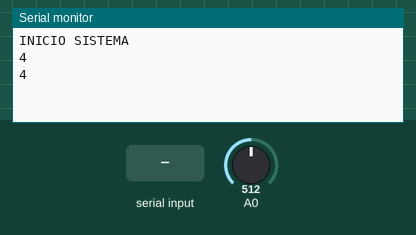
Simulated run of this sketch. Board: Arduino Uno, built with avr-gcc and run on an emulated ATmega328P. On the bench: the last lines printed to the serial monitor. The inputs (shaded band) are chosen by the test bench; at power-on: A0 = 512. The board resets itself during the run and starts again.

Above: at 1.8 s.
1.9 s: "ok" received over Serial
4.5 s: "1" received over Serial
7.7 s: A0 set to 716
At 9.0 s:
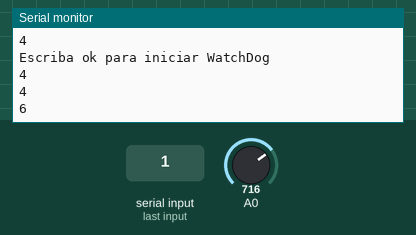
9.2 s: "ok" received over Serial
11.7 s: A0 set to 900
At 13.1 s:
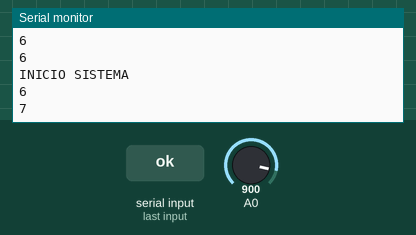
Timing chart, 0 to 14.2 s (numbered marks = the images above; inputs shaded):
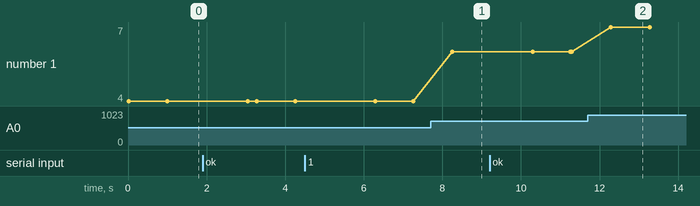

Measured:
- after the input at 7.7 s, the serial monitor: prints a new line after 0.56 s (image 1)
- after the input at 11.7 s, the serial monitor: prints a new line after 0.58 s (image 2)
- plotted number 1: 4 → 6 after the input at 7.7 s, 6 → 7 after the input at 11.7 s

The sketch:

Deber9.ino
```cpp
/*
  Edison Picuasi
  Sistemas Embebidos

  Deber 9

  Realice un programa que mediante un conversor análogo-digital se
  configure el tiempo de reinicio del perro guardián (tiempos seleccionados
  por el usuario).
  Envíe mensajes por comunicación serial validando todo el proceso.

*/
#include <avr/wdt.h>  //incluir libreria de WatchDog
int cad, rango; //variables de lectura y conversion del CAD
String confirmacion = ""; //variable de confirmacion
void setup() {
  Serial.begin(9600); //Inicializar Comunicacion Serial
  wdt_disable();  //Desahibiltar WatchDog
  Serial.println("INICIO SISTEMA"); //Imprimir mensaje
}

void loop() {
  cad = analogRead(A0); //Realiza lectura del CAD
  rango = map(cad, 0, 1023, 0, 9);  //Conversion del Valor de CAD
  Serial.println(rango);  //Imprime mensaje
  delay(1000);  //Retarda la lectura del CAD
  if (Serial.available() > 0) { //Verifica si existe un valor en CX Serial
    confirmacion = Serial.readString(); //Lee el dato
    if (confirmacion == "ok") { //verifica si el dato es correcto
      Serial.println("Inicia WatchDog");  //Imprime mensaje
      switch (rango) {  //verifica la conversion
        case 0:
          wdt_enable(WDTO_15MS);  //Configura el tiempo del WatchDog
          Serial.println("Tiempo Seleccionado: 15MS" ); //Imprime mensaje
          break;
        case 1:
          wdt_enable(WDTO_30MS);  //Configura el tiempo del WatchDog
          Serial.println("Tiempo Seleccionado: 30MS" ); //Imprime mensaje
          break;
        case 2:
          wdt_enable(WDTO_60MS);  //Configura el tiempo del WatchDog
          Serial.println("Tiempo Seleccionado: 60MS" ); //Imprime mensaje
          break;
        case 3:
          wdt_enable(WDTO_120MS); //Configura el tiempo del WatchDog
          Serial.println("Tiempo Seleccionado: 120MS" );  //Imprime mensaje
          break;
        case 4:
          wdt_enable(WDTO_250MS); //Configura el tiempo del WatchDog
          Serial.println("Tiempo Seleccionado: 250MS" );  //Imprime mensaje
          break;
        case 5:
          wdt_enable(WDTO_500MS); //Configura el tiempo del WatchDog
          Serial.println("Tiempo Seleccionado: 500MS" );  //Imprime mensaje
          break;
        case 6:
          wdt_enable(WDTO_1S);  //Configura el tiempo del WatchDog
          Serial.println("Tiempo Seleccionado: 1S" ); //Imprime mensaje
          break;
        case 7:
          wdt_enable(WDTO_2S);  //Configura el tiempo del WatchDog
          Serial.println("Tiempo Seleccionado: 2S" ); //Imprime mensaje
          break;
        case 8:
          wdt_enable(WDTO_4S);  //Configura el tiempo del WatchDog
          Serial.println("Tiempo Seleccionado: 4S" ); //Imprime mensaje
          break;
        case 9:
          wdt_enable(WDTO_8S);  //Configura el tiempo del WatchDog
          Serial.println("Tiempo Seleccionado: 8S" ); //Imprime mensaje
          break;
      }
    } else {

      Serial.println("Escriba ok para iniciar WatchDog"); //Imprime mensaje
    }
  }
}
```
